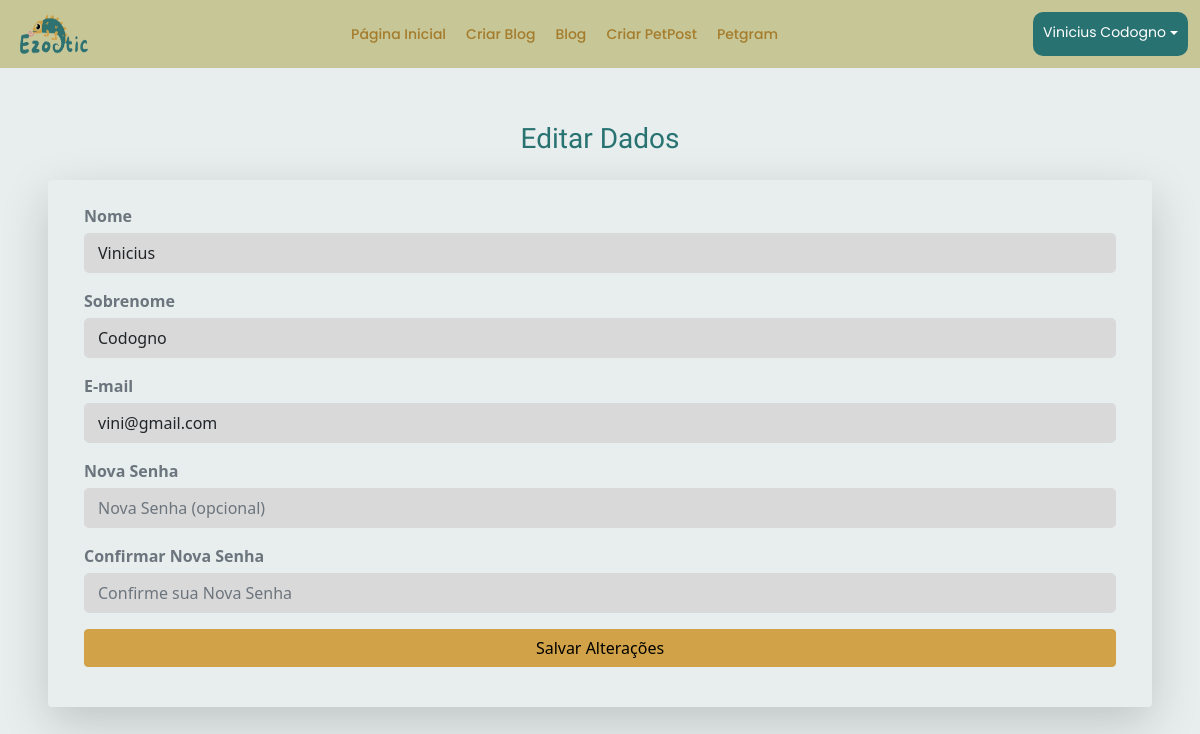
/editar_usuario/ (signed in), run on the app's committed database.
### app/models.py (models this page shows, shortened)
class User(db.Model, UserMixin):
    id = db.Column(db.Integer, primary_key=True)
    nome = db.Column(db.String, nullable=True)
    sobrenome = db.Column(db.String, nullable=True)
    email = db.Column(db.String, nullable=True)
    senha = db.Column(db.String, nullable=True)
    posts = db.relationship('Post', backref='user', lazy=True)
    petgrams = db.relationship('Petgram', backref='user', lazy=True)
    comentarios_petgram = db.relationship('ComentarioPetgram', backref='user', lazy=True)

### app/views.py (the view, shortened to what this page needs)
@app.route('/editar_usuario/', methods=['GET', 'POST'])
@login_required
def editar_usuario():
    form = EditUserForm()
    if request.method == 'GET':
        form.nome.data = current_user.nome
        form.sobrenome.data = current_user.sobrenome
        form.email.data = current_user.email
    return render_template('login/editar_usuario.html', form=form)

### app/forms.py (shortened to what this page needs)
class EditUserForm(FlaskForm):
    nome = StringField('Nome', validators=[DataRequired()])
    sobrenome = StringField('Sobrenome', validators=[DataRequired()])
    email = StringField('E-mail', validators=[DataRequired(), Email()])
    senha = PasswordField('Nova Senha')
    confirmacao_senha = PasswordField('Confirmar Nova Senha', validators=[EqualTo('senha')])
    btnSubmit = SubmitField('Salvar Alterações')

### app/models.py (called while the page is built)
@login_manager.user_loader
def load_user(user_id):
    return User.query.get(user_id)

### app/templates/login/editar_usuario.html (shortened to what this page needs)
{% extends 'base.html' %}
{% block content %}
{% include 'nave/nave.html' %}
<div class="container mt-4">
    <h3 class="text-editar text-center mb-4" style="color: #297272;">Editar Dados</h3>
    <form method="POST" class="row mt-4 p-4 rounded shadow-lg" style="background-color: #E8EEEE;">
        <div class="form-group mb-3">
            {{ form.nome.label(class="form-label text-muted") }}
            {{ form.nome(class="form-control custom-textarea", placeholder="Digite seu Nome", style="background-color: #D9D9D9;") }}
        </div>
        <div class="form-group mb-3">
            {{ form.sobrenome.label(class="form-label text-muted") }}
            {{ form.sobrenome(class="form-control custom-textarea", placeholder="Digite seu Sobrenome", style="background-color: #D9D9D9;") }}
        </div>
        <div class="form-group mb-3">
            {{ form.email.label(class="form-label text-muted") }}
            {{ form.email(class="form-control custom-textarea", placeholder="Digite seu E-mail", style="background-color: #D9D9D9;") }}
        </div>
        <div class="form-group mb-3">
            {{ form.senha.label(class="form-label text-muted") }}
            {{ form.senha(class="form-control", placeholder="Nova Senha (opcional)", style="background-color: #D9D9D9;") }}
        </div>
        <div class="form-group mb-3">
            {{ form.confirmacao_senha.label(class="form-label text-muted") }}
            {{ form.confirmacao_senha(class="form-control", placeholder="Confirme sua Nova Senha", style="background-color: #D9D9D9;") }}
        </div>
        <div class="form-group mb-3">
            {{ form.btnSubmit(class="btn btn-warning w-100") }}
        </div>
    </form>
</div>
{% endblock %}

### app/templates/nave/nave.html (shortened to what this page needs)
{% if current_user.is_authenticated %}
    <nav class="navbar">
        <div>
            <img class="logotipo" src="{{ url_for('static', filename='images/Ezootic-Logo.png') }}" alt="Logotipo">
        </div>
        <div class="navbar-links">
            <a href="/">Página Inicial</a>
            <a href="{{ url_for('postNovo') }}">Criar Blog</a>
            <a href="{{ url_for('postLista') }}">Blog</a>
            <a href="{{ url_for('petgramNovo') }}">Criar PetPost</a>
            <a href="{{ url_for('petgramLista') }}">Petgram</a>
        </div>
        <div class="login-options">
            <span class="options-name" style="color: white;">{{current_user.nome}} {{current_user.sobrenome}}</span>
            <div class="dropdown custom-dropdown">
                <a href="#" class="dropdown-toggle" data-bs-toggle="dropdown" aria-expanded="false" style="color: white;">
                </a>
            </div>
        </div>
    </nav>
{% endif %}

### app/templates/nave/nave.html (style rules this page uses)
.navbar { display: flex; justify-content: space-between; align-content: center; padding: 1% 1% 1% 1%; background-color: #C6C697; }
.logotipo { width: 7vw; height: 5vh; }
.navbar-links { display: flex; gap: 20px; }
.navbar-links a { text-decoration: none; color: #a57c2b; font-family: "Poppins", sans-serif; font-weight: 500; font-size: 14px; transition: color 0.3s; }
.login-options { border-radius: 10px; padding: 10px 10px 10px 10px; background-color: #297272; font-family: "Poppins", sans-serif; display: flex; }
.options-name { font-weight: 400; font-size: 14px; }

### app/templates/login/editar_usuario.html (style rules this page uses)
body { background-color: #E8EEEE; }
.custom-textarea { height: auto; border: 2px solid #D9D9D9; border-radius: 5px; }
.form-group { display: flex; flex-direction: column; width: 100%; }
.form-group label { margin-bottom: 5px; font-weight: bold; }
.btn-warning { background-color: #D1A247; border-color: #D1A247; }
.container { padding: 30px; border-radius: 10px; }
.form-control { border: 2px solid #D9D9D9; border-radius: 5px; }
.text-editar { color: #185757; font-family: "Kavoon", sans-serif; }

### data on the page
User: nome "Vinicius", sobrenome "Codogno", email "vini@gmail.com"
